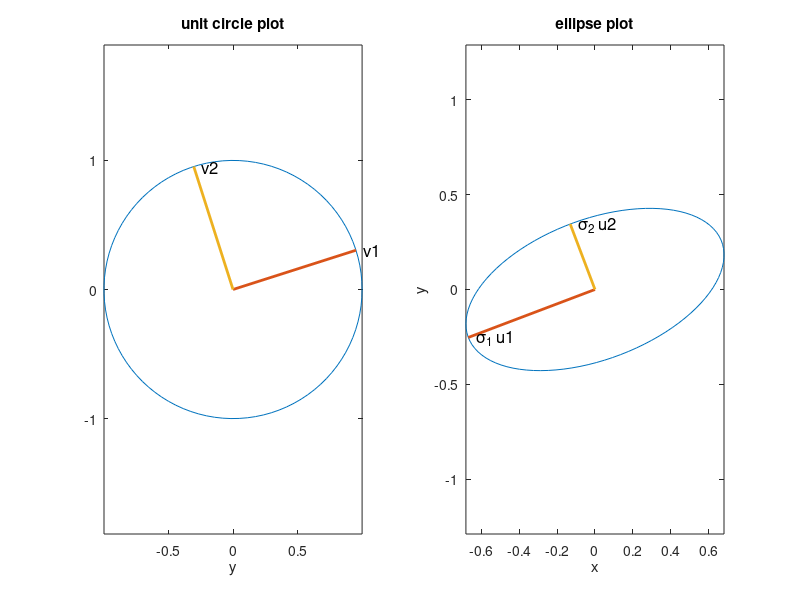

Here is the MATLAB script that generated this plot:
% Aryaman Nagpal 
% Numerical Computing HW 6

% Q4

function svd_plot()
    % parametrize unit circle via polar coordinates:
    %   x = rcos(t), y = rsin(t) 
    %   r = 1 (unit circle), theta in [0, 2pi)
    
    t = linspace(0, 2 * pi); 
    x = cos(t); 
    y = sin(t); 
    
    % generate random 2x2 matrix 
    A = randn(2); 
    
    % multiply onto (x,y) and isolate x and y components
    A_xy = A * [x; y];  
    A_x = A_xy(1, :); 
    A_y = A_xy(2, :); 
    
    % perform SVD and isolate u1, u2, v1, v2, sigma_1, sigma_2
    [U,S,V] = svd(A); 
    u1 = U(:, 1); 
    u2 = U(:, 2); 
    v1 = V(:, 1); 
    v2 = V(:, 2); 
    sigma_1 = S(1,1); 
    sigma_2 = S(2,2); 
    
    % generate side-by-side plots of the unit circle and ellipse 
    
    % first construct the unit circle plot
    subplot(1,2,1); 
    plot(x, y);
    axis equal; 
    xlabel('x'); 
    xlabel('y'); 
    title('unit circle plot');
    
    % add v1, v2 vectors to unit circle plot 
    hold on; 
    plot([0, v1(1)], [0, v1(2)], 'LineWidth', 2);
    text(v1(1), v1(2), '  v1', 'FontSize', 12);
    plot([0, v2(1)], [0, v2(2)], 'LineWidth', 2);
    text(v2(1), v2(2), '  v2', 'FontSize', 12);
    hold off; 
    
    % now construct the ellipse plot 
    subplot(1,2,2); 
    plot(A_x, A_y); 
    axis equal; 
    xlabel('x'); 
    ylabel('y'); 
    title('ellipse plot');
    
    % add sigma_1 * u1, sigma_2 * u2 to ellipse plot 
    hold on; 
    plot([0, sigma_1 * u1(1)], [0, sigma_1 * u1(2)], 'LineWidth', 2);
    text(sigma_1 * u1(1), sigma_1 * u1(2), '  \sigma_1 u1', 'FontSize', 12);
    plot([0, sigma_2 * u2(1)], [0, sigma_2 * u2(2)], 'LineWidth', 2);
    text(sigma_2 * u2(1), sigma_2 * u2(2), '  \sigma_2 u2', 'FontSize', 12);
    hold off; 
end 

svd_plot(); 


% Q5


function [A,x,p, condA] = polyInterpOrApprox_mod(t, b, deg, nPlot, wantPlot, alg)
    % compare length of t and b
    if (length(t) ~= length(b))
        error("t and b are not the same length");
    end

    m = length(t); % if equal, set m to the length of t and b

    % compare m with deg + 1
    if (m < deg + 1)
        error("insufficient data, m < deg + 1")
    end

    % ensure valid choice for alg 
    if (alg <= 0 || alg > 6 || mod(alg,1) ~= 0)
        error("algorithm choice must be an integer between 1-6"); 
    end 

    % set up Vandermonde matrix with m rows, deg + 1 columns
    A = zeros(m, deg + 1);
    
    % we want the polynomial to be x(1) * t^deg + x(2) * t^(deg-1) + ... +
    % x(end) * t^(0), so we index j from 1 to deg + 1
    for j = 1 : deg + 1 % set the columns of A one at a time
        A(:,j) = t.^(deg + 1 - j); % componentwise exponentiation of vector t
    end
    
    % over-write variable condA in the case alg == 6
    condA = NaN; 

    switch alg
        case 1 
            x = A \ b;
        case 2
            x = (A'*A)\(A'*b);
        case 3
            % we take the transpose below to 
            % recover the lower triangular matrix G
            G = (chol(A'*A))'; 
            z = G \ A'*b; 
            x = G' \ z;
        case 4 
            [AA, q] = house(A); 
            [x, ~] = lsol(b, AA, q); 
        case 5
            [Q, R] = qr(A, 'econ'); 
            x = R \ Q'*b; 
        case 6
            [U,S,V] = svd(A, 'econ'); 
            x = V * (S \ U'*b); 
            % over-write condA
            condA = S(1,1)/S(end,end); 
    end 
    
    p = []; % initialize p as an empty list

    if (wantPlot ~= 0)
        % check if nPlot == 0
        if (nPlot == 0)
            figure; % clear current figure
        else 
            figure; 
            % create a grid with nPlot equally-spaced points from t(1) to t(n)
            tt = linspace(0, 1, nPlot);
    
            % compute the interpolating/approximating polynomial on the grid tt
            p = polyval(x, tt); 
            plot(tt, p); % plot polynomial p on tt
            hold on;
        end
    
        plot(t, b, 'ro') % plot original points as red circles
        
        % add axis labels and title
        xlabel('t') 
        ylabel('v')
        title(sprintf("Interpolating/Approximating Polynomial of deg %d using alg %d", deg, alg));
    end 
end


% helper functions : 

% A&G's house  
 function [A,q] = house(A)

     [m,n]=size(A); q = zeros(1,n);
     for k = 1:n
        % define u of length = m-k+1
        z = A(k:m,k);
        e1 = [1; zeros(m-k,1)];
        u = z+sign(z(1))*norm(z)*e1; u = u/norm(u);
        % update nonzero part of A by I-2uu^T
        A(k:m,k:n) = A(k:m,k:n)-2*u*(u'*A(k:m,k:n));
        % store u
        q(k) = u(1);
        A(k+1:m,k) = u(2:m-k+1);
     end
end

% A&G's lsol  
function [x,nr] = lsol(b,AA,p)
    y = b(:); [m,n] = size(AA);
    % transform b
    for k=1:n
      u = [p(k);AA(k+1:m,k)];
      y(k:m) = y(k:m) - 2*u *(u'*y(k:m));
    end
    % form upper triangular R and solve
    R = triu(AA(1:n,:));
    x = R \ y(1:n); nr = norm(y(n+1:m));
end 

% test function 
function test_poly(t, b, deg, nPlot)

    format longG; 
    % allocate arrays to hold test results 
    algs = (1:6)'; 
    coeffs = cell(6, 1); 
    condAs = nan(6, 1); 

    for alg = 1:6

        [~, x, ~, condA] = polyInterpOrApprox_mod(t, b, deg, nPlot, 1, alg); 
        
        s = '';
        for i = 1:length(x)
            s = [s, sprintf('%22.16g', x(i))];  
        end
        coeffs{alg} = s; 

        if (~isnan(condA))
            condAs(alg) = condA; 
        end
    end 

    T = table(algs, coeffs, condAs, ...
        'VariableNames', {'algorithm', 'x', 'cond(A)'}); 

    writetable(T,'/Users/aryaman/numericalcomputinghw6.txt','Delimiter','\t','WriteRowNames',true);
    type /Users/aryaman/numericalcomputinghw6.txt
end

t = (linspace(0,1,101))'; 
b = cos(4*t); 
deg = 13; 
test_poly(t, b, deg, nPlot); 
